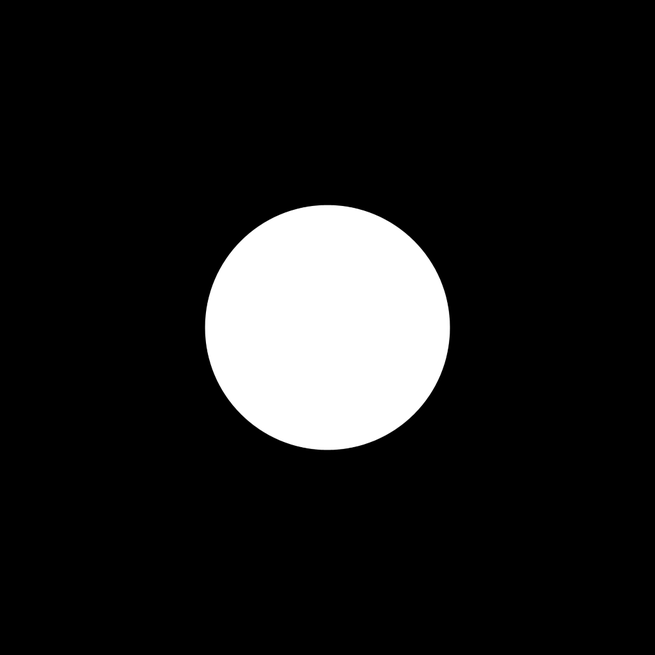
#> input picture FFT_CGH_thesis/SNR_Diff/Ch6/One circle_1024.png, 655 x 655 px, shrunk from 1024 x 1024 before the run
$ python FFT_GS_nc_n1_CH6.py
#> lines starting #> are read from the running program, lines starting #| are printed output that depends on the picture
# -*- coding: utf-8 -*-
"""
Created on Sun Oct 27 10:45:57 2024

@author: gaosh
"""
from PIL import Image
import numpy as np
import matplotlib.pyplot as plt
from scipy.fft import fft2, fftshift,ifft2,ifftshift
import os
import time


start_t=time.time()

os.chdir("C:/Users/Laboratorio/MakeHologram/FFT_CGH_thesis/SNR_Diff/Ch6")
filename="One circle_1024"
im=plt.imread(f"{filename}.png")
#> im is the input picture: shape (655, 655, 4) float32; mean R, G, B, A 0.11, 0.11, 0.11, 1

height=im.shape[0]
#> height = 655
width=im.shape[1]
#> width = 655

l=300  # Length that is from edge to center.
c_w,c_h=width//2,height//2 # Center
#> c_w = 327; c_h = 327
lh,lw=height-2*l,width-2*l  # Height and width for the window.
#> lh = 55; lw = 55

#R channel
im_shift_r=fftshift(im[:,:,0])
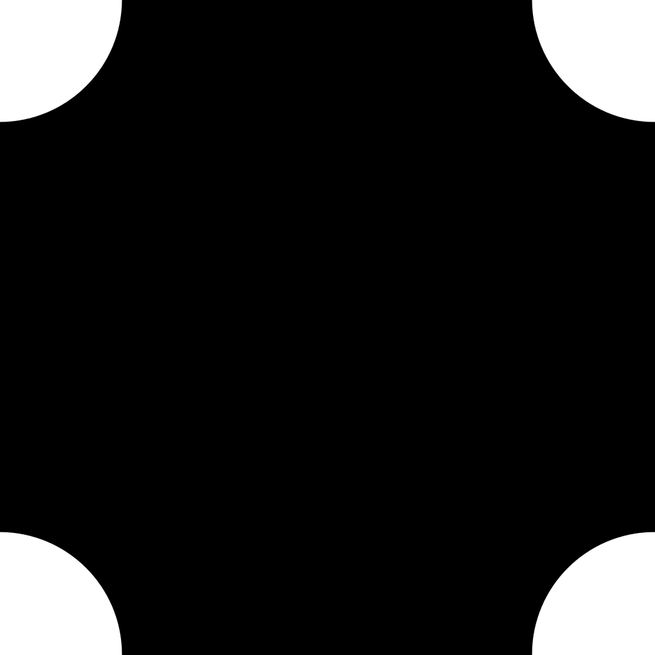
#> im_shift_r: shape (655, 655) float32; min 0, max 1, mean 0.11
#G channel
im_shift_g=fftshift(im[:,:,1])
#B channel
im_shift_b=fftshift(im[:,:,2])

# Random noise generation.
rand=np.random.uniform(0, 1, (height, width))
rand_2pi=np.pi*rand
rand_ma=np.max(rand_2pi)
#> rand_ma = 3.14
rand_mi=np.min(rand_2pi)
#> rand_mi = 9.27e-06
exp_rand=np.exp(1j*rand_2pi) # Random phase noise
# Apply phase noise to fields, which are square root of intensity in different channels.
im_r_rand=exp_rand*np.sqrt(im_shift_r)

im_g_rand=exp_rand*np.sqrt(im_shift_g)

im_b_rand=exp_rand*np.sqrt(im_shift_b)
# Compute forward 2D Fast Fourier Transform (FFT2) of each channel.
current_field_r =fftshift(fft2(im_r_rand))
current_field_g =fftshift(fft2(im_g_rand))
current_field_b =fftshift(fft2(im_b_rand))
# Iteration1 and iteration2 are for GS algorithm without and width window.
iterations1=40


for j in range(iterations1):

    # Reconstrution field that is computed by Inverse FFT2 of the phase value from the previous forward FFT2 computation, and the amplitudes are 1.
    current_field_r_i = ifft2(ifftshift(np.exp(1j * np.angle(current_field_r))))
    current_field_g_i = ifft2(ifftshift(np.exp(1j * np.angle(current_field_g))))
    current_field_b_i = ifft2(ifftshift(np.exp(1j * np.angle(current_field_b))))
    # [5 lines of commented-out code are left out]
    current_field_r_n =np.sqrt(im_shift_r)*np.exp(1j * np.angle(current_field_r_i))
    current_field_g_n =np.sqrt(im_shift_g)*np.exp(1j * np.angle(current_field_g_i))
    current_field_b_n =np.sqrt(im_shift_b)*np.exp(1j * np.angle(current_field_b_i))

    # Compute Forward FFT2 to obtain target phase holograms.
    current_field_r = fftshift(fft2(current_field_r_n ))
    current_field_g = fftshift(fft2(current_field_g_n ))
    current_field_b = fftshift(fft2(current_field_b_n ))
    # [5 lines of commented-out code are left out]
optimized_phase_r = np.angle(current_field_r)
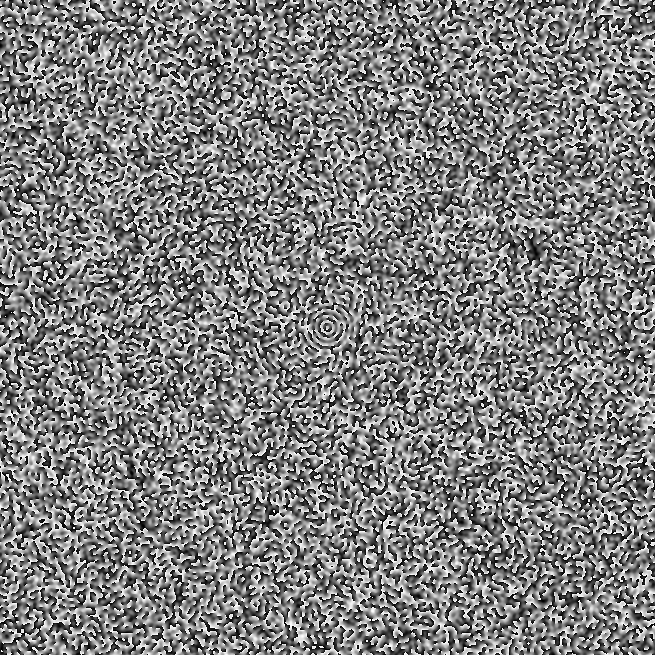
#> optimized_phase_r: shape (655, 655) float64; min -3.14, max 3.14, mean 0.000563; drawn with min black and max white
phase_rr_modi=(optimized_phase_r/np.pi+1)*(255/2)
# [4 lines of commented-out code are left out]
optimized_phase_g = np.angle(current_field_g)
phase_gr_modi=(optimized_phase_g/np.pi+1)*(255/2)

optimized_phase_b = np.angle(current_field_b)
phase_br_modi=(optimized_phase_b/np.pi+1)*(255/2)
# Combine three holograms in to one image.
im_modify_noL = np.zeros_like(im,shape=(im.shape[0], im.shape[1], 3))
im_modify_noL[:,:,0] = phase_rr_modi
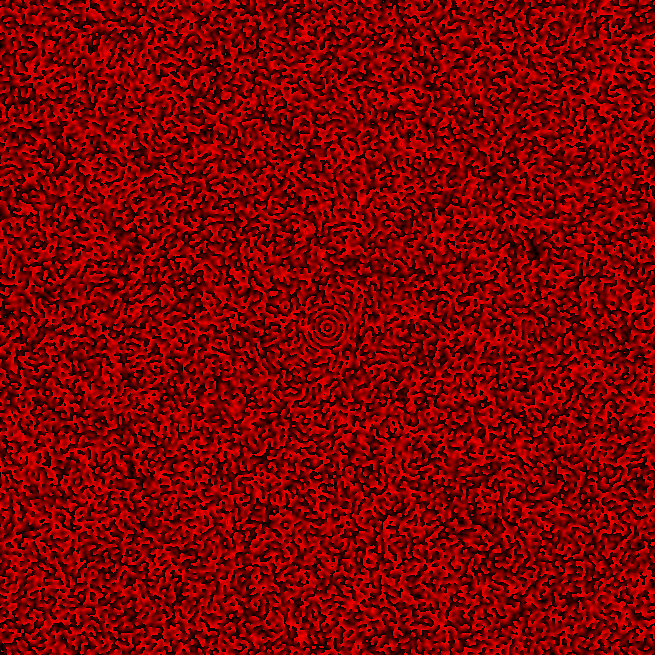
#> im_modify_noL: shape (655, 655, 3) float32; mean of channels 0, 1, 2 127.5, 0, 0; drawn as R, G, B
im_modify_noL[:,:,1] = phase_gr_modi
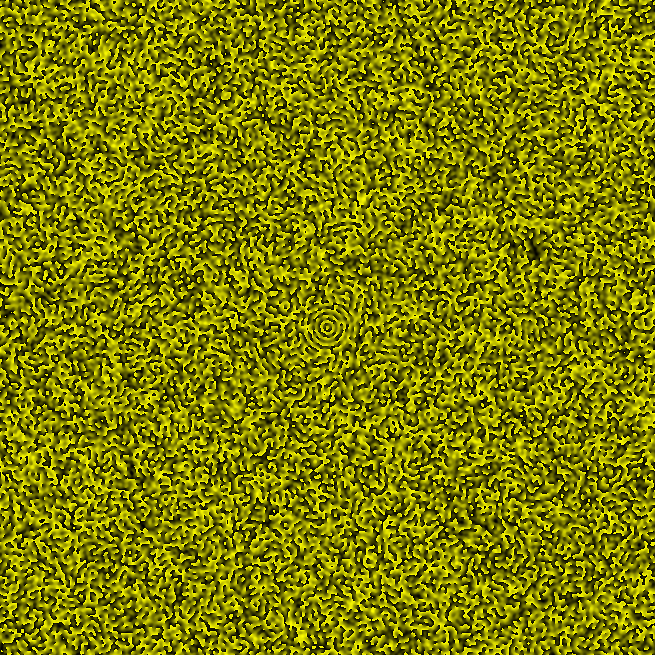
#> im_modify_noL: shape (655, 655, 3) float32; mean of channels 0, 1, 2 127.5, 127.5, 0; drawn as R, G, B
im_modify_noL[:,:,2] = phase_br_modi
# Crop the final RGB CGHs into different size.
def crop(im_modify,name):
#> called with name = 'nl'
    im_cropped=im_modify
    im_cropped = im_cropped.astype(np.uint8)
    im_modi = Image.fromarray(im_cropped)
    im_modi.save(f"{filename}_GS_n1_{iterations1}_{name}.png")

C_noL=crop(im_modify_noL, f"nl")

end_t=time.time()
print(f"Time consuming {end_t-start_t}s, iteration {iterations1}")
